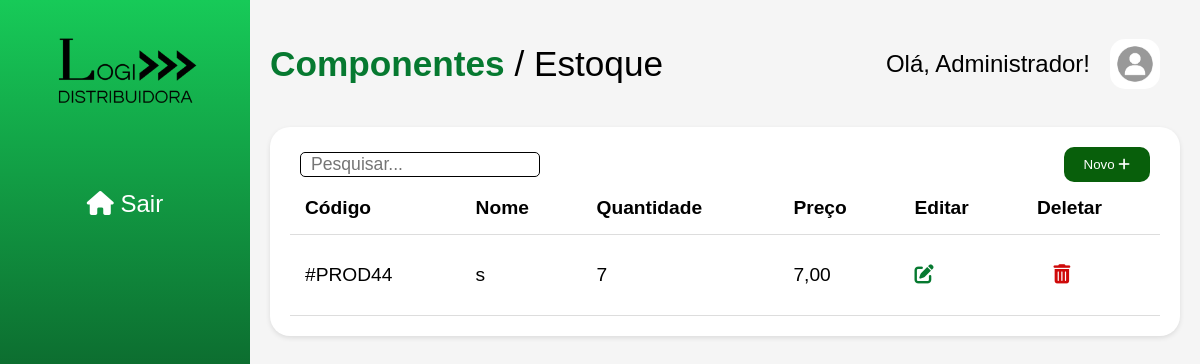
/produtos/ (signed in), run on an earlier commit of the app's database.
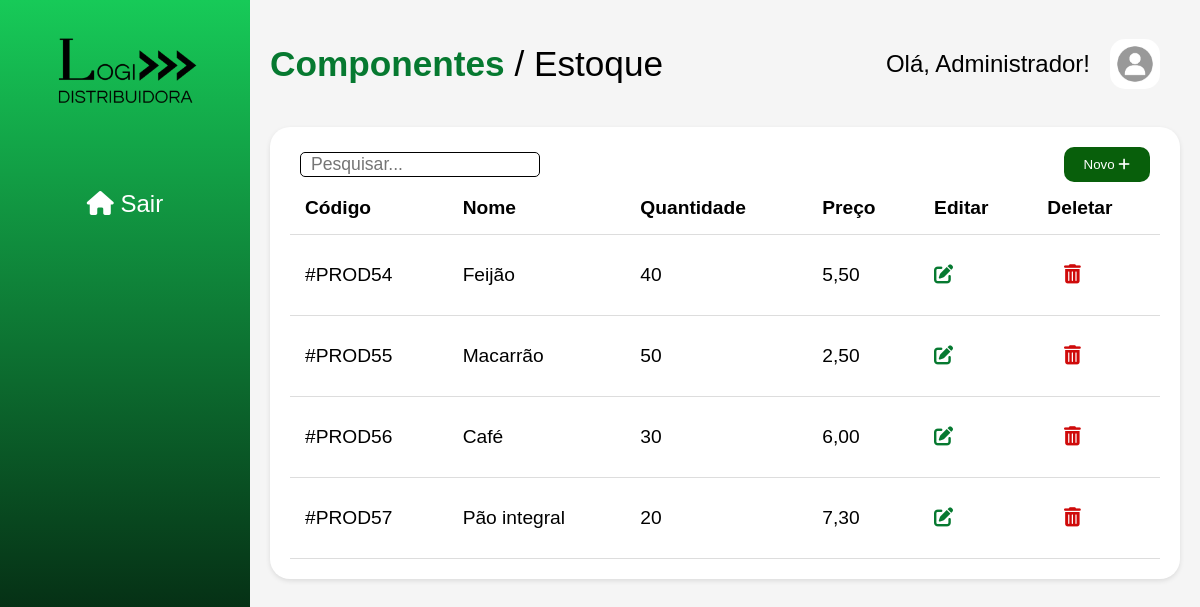
And on a later commit of the database.
### produtos/models.py (models this page shows, shortened)
class CustomUser(AbstractUser):
    ADMIN = 'admin'
    OPERADOR = 'operador'
    TIPOS_USUARIO = [
        (ADMIN, 'Administrador'),
        (OPERADOR, 'Operador'),
    ]
    tipo_usuario = models.CharField(
        max_length=50, choices=TIPOS_USUARIO, default=OPERADOR
    )
    data_nascimento = models.DateField(null=True, blank=True)

class Produto (models.Model):
    nome = models.CharField(max_length=100)
    descricao = models.TextField(blank=True, null=True)
    preco = models.DecimalField(max_digits=8, decimal_places=2)
    quantidade = models.IntegerField()
    data_cadastro = models.DateField(default=timezone.now)

### estoque/views.py (the view)
# urls.py: path('produtos/', views.pagina_inicial, name='pagina_inicial'),  # Certifique-se de que você está incluindo as URLs do app 'produtos'
@login_required
def pagina_inicial(request):
    produtos = Produto.objects.all()
    return render(request, 'estoque/pagina_inicial.html', {'produtos': produtos})

### templates/estoque/pagina_inicial.html (shortened to what this page needs)
{% load static %}
<!DOCTYPE html>
<html>
<head>
  <link rel="stylesheet" href="https://cdnjs.cloudflare.com/ajax/libs/font-awesome/6.0.0/css/all.min.css" />
  <link rel="stylesheet" href="{% static 'css/main_page.css' %}">
</head>
<body>
  <div class="container">
    <aside class="sidebar">
      <div class="logo">
        <img src="{% static 'img/logo_oficial.png' %}" alt="Logo">
      </div>
      <ul class="menu">
        <li><a href="{% url 'login' %}"><i class="fas fa-home"></i> Sair</a></li>
      </ul>
    </aside>
    <main class="content">
      <header>
        <h1><span>Componentes </span> / Estoque</h1>
        <div class="user-info">
          <span>Olá, {{ user.first_name }}!</span>
          <img src="{% static 'img/user.jpeg' %}" alt="Foto do usuário">
        </div>
      </header>
      <section class="inventory">
        <div class="search-bar">
          <input type="text" placeholder="Pesquisar...">
          <a href="{% url 'cadastrar_produto' %}"><button class="new-item">Novo <i class="fas fa-plus"></i></button></a>
        </div>
        <table>
          <thead>
            <tr>
              <th>Código</th>
              <th>Nome</th>
              <th>Quantidade</th>
              <th>Preço</th>
              <th>Editar</th>
              <th>Deletar</th>
            </tr>
          </thead>
          <tbody>
            <tr>
                {% for produto in produtos %}
                    <td>
                      #PROD{{ produto.id }}
                    </td>
                    <td>
                      {{ produto.nome }}
                    </td>
                    <td>
                      {{ produto.quantidade }}
                    </td>
                    <td>
                      {{ produto.preco }}
                    </td>
                    <td>
                      <a href="{% url 'editar_produto' produto.id %}" class="edit">
                        <i class="fas fa-edit"></i>
                      </a>
                    </td>
                    <td>
                        <button class="delete" data-id="{{ produto.id }}">
                            <i class="fas fa-trash-alt"></i>
                        </button>
                    </td>
                    </tr>
                {% endfor %}
          </tbody>
        </table>
      </section>
    </main>
  </div>
</body>
</html>

### templates/estoque/static/css/main_page.css (style rules this page uses)
body { font-family: sans-serif; margin: 0; padding: 0; width: 100%; height: 100svh; background-color: #f5f5f5; overflow: hidden; }
.container { display: flex; }
.sidebar { width: 250px; display: flex; flex-direction: column; align-items: center; height: 100svh; background-image: linear-gradient(to bottom, #17ca58, rgb(0, 0, 0)); color: #fff; border: 0; }
.logo img { width: 150px; height: 150px; }
.menu { list-style: none; padding: 0; }
.menu li a { display: block; padding: 20px; font-size: 1.5rem; text-decoration: none; color: #fff; }
.content { flex: 1; padding: 20px; }
.content header h1 { font-size: 2.2rem; font-weight: 530; }
.content header h1 span { color: #067930; font-weight: 600; }
header { display: flex; justify-content: space-between; align-items: center; margin-bottom: 20px; }
.user-info { display: flex; align-items: center; gap: 20px; }
.user-info span { font-size: 1.5rem; }
.user-info img { width: 50px; height: 50px; border-radius: 30%; margin-right: 20px; }
.inventory { background-color: #fff; padding: 20px; border-radius: 20px; box-shadow: 0 2px 5px rgba(0, 0, 0, 0.1); max-height: 73vh; overflow: auto; display: flex; flex-direction: column; }
.search-bar { display: flex; justify-content: space-between; align-items: center; padding: 0px 10px; }
.search-bar input { font-size: 1.1rem; padding-left: 10px; border: 1px solid rgb(0, 0, 0); border-radius: 5px; outline: none; }
table { width: 100%; border-collapse: collapse; }
th, td { padding: 15px; text-align: left; border-bottom: 1px solid #ddd; font-size: 1.2rem; }
.edit, .delete { background: none; font-size: 1.2rem; width: 50px; height: 50px; cursor: pointer; }
.delete { color: rgb(207, 10, 10); border-radius: 30%; border: 0; }
.edit { color: #067930; border-radius: 30%; border: 0; }
.new-item { background-color: #085f0b; color: #fff; padding: 10px 20px; border: none; border-radius: 10px; cursor: pointer; }

What changed in the data, as far as the page shows it:
removed Produto: id "44", nome "s", quantidade "7", preco "7,00"
added Produto: id "54", nome "Feijão", quantidade "40", preco "5,50"
added Produto: id "55", nome "Macarrão", quantidade "50", preco "2,50"
added Produto: id "56", nome "Café", quantidade "30", preco "6,00"
added Produto: id "57", nome "Pão integral", quantidade "20", preco "7,30"
